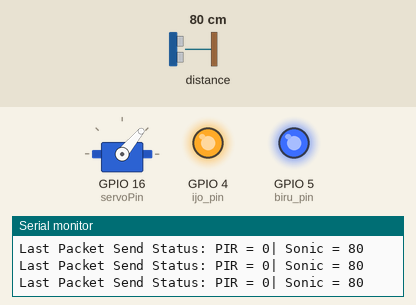
Recording of a sketch running on a simulated ESP8266 (NodeMCU). Shown: servo, output pins drawn as LEDs (lit = HIGH), the last lines printed to the serial monitor. Wiring (inferred from the names in the program): ultrasonic range finder: trigger GPIO 2; echo GPIO 0. Inputs (shaded band) come from the test bench; at power-on: distance to the obstacle 80 cm. The echo pulse lasts 58.3 µs per cm; random numbers use the default seed unless the sketch sets one; pins used as bus, display or sensor lines are not drawn.

Above: at 1.2 s.
1.3 s: distance to the obstacle set to 294 cm
4.3 s: distance to the obstacle set to 299 cm
At 4.61 s:
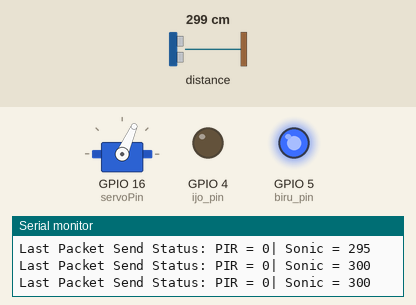
7.3 s: distance to the obstacle set to 2 cm
At 7.43 s:
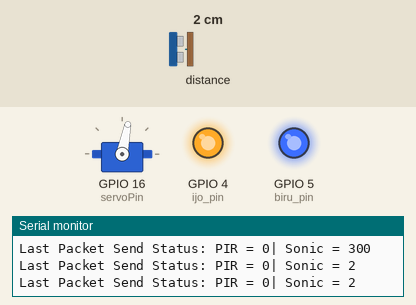
At 9.84 s:
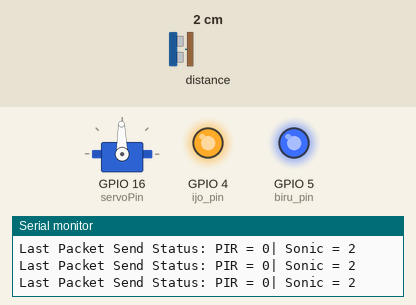
Timing chart, 0 to 22.3 s (numbered marks = the images above; inputs shaded):
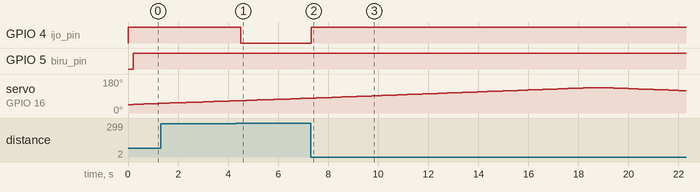

The sketch:

PLN_Sender.ino
```cpp
#include <ESP8266WiFi.h>
#include <espnow.h>
#include <Servo.h>

#define BOARD_ID 2  // board master

#define trig_pin 2  // D4 = 2
#define echo_pin 0  // D3 = 0
#define pir_pin 13 // D7 = 13
#define biru_pin 5 // D1 = 5
#define ijo_pin 4  // D2 = 4
int servoPin =  16; // D0 = 16

uint8_t broadcastAddress[] = {0x3C, 0x61, 0x05, 0xE9, 0x86, 0x28}; // tessa master -- 3C:61:05:E9:86:28
int last_sensor;
int isDetect;
int pir;
bool jela;
typedef struct struct_message {
  int id;
  int stats;
  int isMonyet;
} struct_message;

struct_message myData;

unsigned long lastTime = 0;
unsigned long timerDelay = 1000;
unsigned long millisServo, previousMillis;

int pos;
int distance1;
bool isSent;
Servo myServo;

void OnDataSent(uint8_t *mac_addr, uint8_t sendStatus) {
  Serial.print("\r\nLast Packet Send Status: ");
  if (sendStatus == 0) {
    //    Serial.println("Delivery success");
    isSent = true;
  }
  else {
    //    Serial.println("Delivery fail");
    isSent = false;
  }
}

void setup() {
  Serial.begin(9600);

  pinMode(trig_pin, OUTPUT);
  pinMode(echo_pin, INPUT);
  pinMode(pir_pin, INPUT);
  pinMode(ijo_pin, OUTPUT);
  pinMode(biru_pin, OUTPUT);

  myServo.attach(servoPin);
  Serial.println("Testt");
  WiFi.mode(WIFI_STA);
  WiFi.disconnect();

  if (esp_now_init() != 0) {
    Serial.println("Error initializing ESP-NOW");
    return;
  }

  esp_now_set_self_role(ESP_NOW_ROLE_CONTROLLER);
  esp_now_register_send_cb(OnDataSent);
  esp_now_add_peer(broadcastAddress, ESP_NOW_ROLE_SLAVE, 1, NULL, 0);

}

void loop() {
  //  sonic();
  //  printData();
  for (pos = 45; pos <= 135; pos += 1) {
    sonic();
    //    pir = digitalRead(pir_pin);
    myServo.write(pos);
    sendData();
    printData();
    (isSent) ? digitalWrite(biru_pin, HIGH) : digitalWrite(biru_pin, LOW);
    delay(200);
  }
  for (pos = 135; pos >= 45; pos -= 1) {
    sonic();
    //    pir = digitalRead(pir_pin);
    myServo.write(pos);
    sendData();
    printData();
    (isSent) ? digitalWrite(biru_pin, HIGH) : digitalWrite(biru_pin, LOW);
    delay(200);
  }
}

void printData() {
  Serial.print("PIR = "); Serial.print(pir);
  Serial.print("| Sonic = "); Serial.println(distance1);
}

void sendData() {
  myData.id = BOARD_ID;
  myData.stats = random(1, 100);
  if (distance1 < 300 && jela) {
    digitalWrite(ijo_pin, HIGH);
    myData.isMonyet = 1;
  }
  else {
    digitalWrite(ijo_pin, LOW);
    myData.isMonyet = 0;
  }
  esp_now_send(0, (uint8_t *) &myData, sizeof(myData));
}

void sonic() {
  digitalWrite(trig_pin, LOW);
  delayMicroseconds(2);
  digitalWrite(trig_pin, HIGH);
  delayMicroseconds(10);
  digitalWrite(trig_pin, LOW);
  const unsigned long duration1 = pulseIn(echo_pin, HIGH);
  distance1 = duration1 / 29 / 2;
  if (last_sensor <= 300) jela = true;
  else jela = false;
  last_sensor = distance1;
}
//
//void cekBener() {
//
//  if (currentMillis - previousMillis >= 1000) {
//    previousMillis = currentMillis;
//
//    // if the LED is off turn it on and vice-versa:
//    if (ledState == LOW) {
//      ledState = HIGH;
//    }
//  }
//}
```

Measured:
- the behaviour switches between 298 and 299 cm on distance to the obstacle (found by bisection; images 0 and 1)
- after the input at 4.3 s, GPIO 4 (ijo_pin): HIGH → LOW after 0.21 s
- after the input at 7.3 s, GPIO 4 (ijo_pin): LOW → HIGH at once
- by itself, servo on GPIO 16 (servoPin): rises from 78° to 135° in 11.3 s, then falls to 118° in 3.6 s
